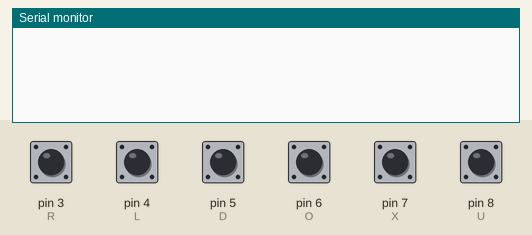
Simulated run of this sketch. Board: Arduino Uno, built with avr-gcc and run on an emulated ATmega328P. Shown: the last lines printed to the serial monitor. The inputs (shaded band) are chosen by the test bench; at power-on: pin 3 (R), pin 4 (L), pin 5 (D), pin 6 (O), pin 7 (X), pin 8 (U) HIGH.

Above: at 1.2 s.
1.3 s: pin 3 (R) pulled LOW for 0.15 s
At 2.6 s:
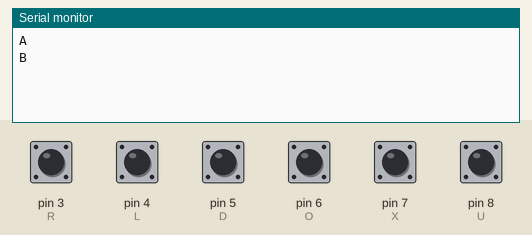
2.9 s: pin 4 (L) pulled LOW for 0.15 s
At 3.8 s:
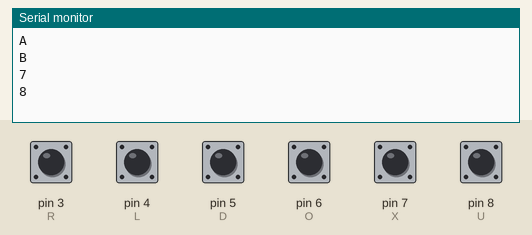
4.5 s: pin 5 (D) pulled LOW for 0.15 s
At 5.0 s:
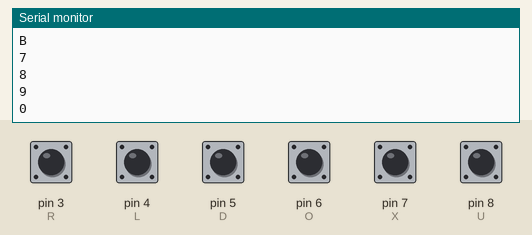
6.1 s: pin 6 (O) pulled LOW for 0.15 s
At 7.4 s:
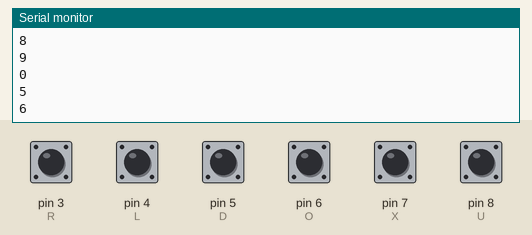
7.7 s: pin 7 (X) pulled LOW for 0.15 s
At 8.7 s:
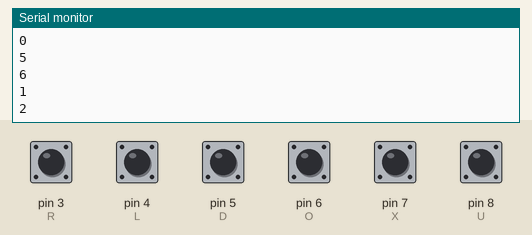
9.3 s: pin 8 (U) pulled LOW for 0.15 s
At 9.9 s:
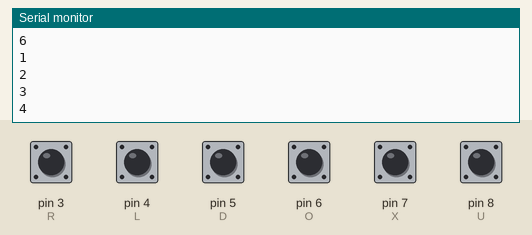
Timing chart, 0 to 11.9 s (numbered marks = the images above; inputs shaded):
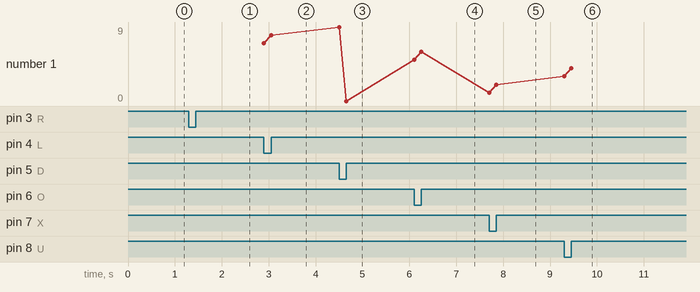

The sketch:

DDR_sketch.ino
```cpp
class Button {
  public:
    int pin;
    char on, off;
    bool pressed;
    Button(int pin, char on, char off){
      this->pin = pin;
      pinMode(this->pin, INPUT_PULLUP);
      this->pressed = false;
      this->on = on;
      this->off = off;
    }
    void toggle(){
      if(digitalRead(this->pin) == LOW){
        if(!this->pressed){
          this->pressed = true;
          Serial.println(this->on);
        }
      } else if (digitalRead(this->pin) == HIGH){
        if(this->pressed){
          this->pressed = false;
          Serial.println(this->off);
        }
      }
    }
};


Button X(7, '1', '2');
Button U(8, '3', '4');
Button O(6, '5', '6');
Button L(4, '7', '8');
Button D(5, '9', '0');
Button R(3, 'A', 'B');

void setup() {
  Serial.begin(9600);
}

void loop() {
  X.toggle();
  U.toggle();
  O.toggle();
  L.toggle();
  D.toggle();
  R.toggle();
}
```

Measured:
- after the input at 1.3 s, the serial monitor: prints a new line at once (image 1)
- after the input at 2.9 s, the serial monitor: prints a new line at once (image 2)
- after the input at 4.5 s, the serial monitor: prints a new line at once (image 3)
- after the input at 6.1 s, the serial monitor: prints a new line at once (image 4)
- after the input at 7.7 s, the serial monitor: prints a new line at once (image 5)
- after the input at 9.3 s, the serial monitor: prints a new line at once (image 6)
- plotted number 1: 8 → 0 after the input at 4.5 s, 0 → 6 after the input at 6.1 s, 6 → 2 after the input at 7.7 s, 2 → 4 after the input at 9.3 s
